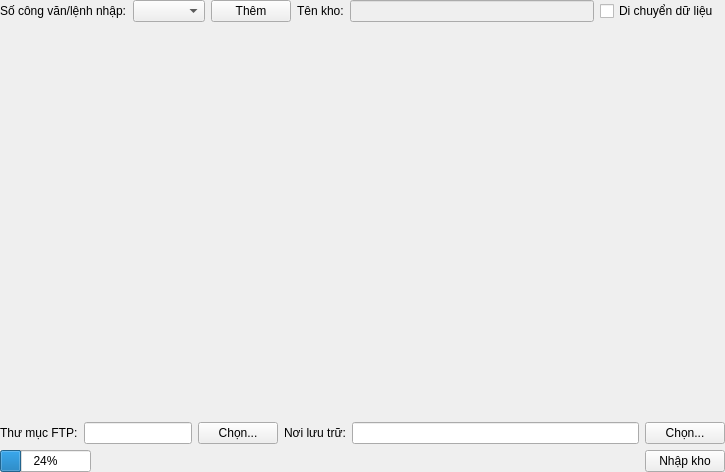
<?xml version="1.0" encoding="UTF-8"?>
<ui version="4.0">
 <class>NhapKhoWidget</class>
 <widget class="QWidget" name="NhapKhoWidget">
  <property name="geometry">
   <rect>
    <x>0</x>
    <y>0</y>
    <width>725</width>
    <height>472</height>
   </rect>
  </property>
  <property name="windowTitle">
   <string>NhapKhoWidget</string>
  </property>
  <layout class="QGridLayout" name="gridLayout">
   <property name="leftMargin">
    <number>0</number>
   </property>
   <property name="topMargin">
    <number>0</number>
   </property>
   <property name="rightMargin">
    <number>0</number>
   </property>
   <property name="bottomMargin">
    <number>0</number>
   </property>
   <item row="0" column="0">
    <widget class="QLabel" name="congVanLabel">
     <property name="text">
      <string>Số công văn/lệnh nhập:</string>
     </property>
    </widget>
   </item>
   <item row="0" column="5">
    <widget class="QCheckBox" name="moveDataCheckBox">
     <property name="text">
      <string>Di chuyển dữ liệu</string>
     </property>
    </widget>
   </item>
   <item row="0" column="1">
    <widget class="QComboBox" name="congVanComboBox"/>
   </item>
   <item row="0" column="2">
    <widget class="QPushButton" name="themCongVanButton">
     <property name="text">
      <string>Thêm</string>
     </property>
     <property name="icon">
      <iconset resource="../MainWindow.qrc">
       <normaloff>:/icons/add.svg</normaloff>:/icons/add.svg</iconset>
     </property>
    </widget>
   </item>
   <item row="3" column="0" colspan="7">
    <layout class="QHBoxLayout" name="horizontalLayout_2">
     <item>
      <widget class="QLabel" name="dmsDirLabel">
       <property name="text">
        <string>Thư mục FTP:</string>
       </property>
      </widget>
     </item>
     <item>
      <widget class="QLineEdit" name="dmsDirLineEdit">
       <property name="sizePolicy">
        <sizepolicy hsizetype="Preferred" vsizetype="Fixed">
         <horstretch>0</horstretch>
         <verstretch>0</verstretch>
        </sizepolicy>
       </property>
      </widget>
     </item>
     <item>
      <widget class="QPushButton" name="browseDmsDirButton">
       <property name="text">
        <string>Chọn...</string>
       </property>
       <property name="icon">
        <iconset resource="../MainWindow.qrc">
         <normaloff>:/icons/folder.svg</normaloff>:/icons/folder.svg</iconset>
       </property>
      </widget>
     </item>
     <item>
      <widget class="QLabel" name="storeDirLabel">
       <property name="text">
        <string>Nơi lưu trữ:</string>
       </property>
      </widget>
     </item>
     <item>
      <widget class="QLineEdit" name="storeDirLineEdit"/>
     </item>
     <item>
      <widget class="QPushButton" name="browseStoreDirButton">
       <property name="text">
        <string>Chọn...</string>
       </property>
       <property name="icon">
        <iconset resource="../MainWindow.qrc">
         <normaloff>:/icons/folder.svg</normaloff>:/icons/folder.svg</iconset>
       </property>
      </widget>
     </item>
    </layout>
   </item>
   <item row="1" column="0" colspan="7">
    <widget class="PhanLoaiTuLieuWidget" name="phanLoaiTuLieuWidget" native="true">
     <property name="sizePolicy">
      <sizepolicy hsizetype="Expanding" vsizetype="Preferred">
       <horstretch>0</horstretch>
       <verstretch>0</verstretch>
      </sizepolicy>
     </property>
    </widget>
   </item>
   <item row="2" column="0" colspan="7">
    <widget class="ScanningWidget" name="scanningWidget" native="true">
     <property name="sizePolicy">
      <sizepolicy hsizetype="Expanding" vsizetype="Expanding">
       <horstretch>0</horstretch>
       <verstretch>0</verstretch>
      </sizepolicy>
     </property>
    </widget>
   </item>
   <item row="4" column="0" colspan="7">
    <layout class="QHBoxLayout" name="horizontalLayout_3">
     <item>
      <widget class="QProgressBar" name="progressBar">
       <property name="sizePolicy">
        <sizepolicy hsizetype="Preferred" vsizetype="Fixed">
         <horstretch>0</horstretch>
         <verstretch>0</verstretch>
        </sizepolicy>
       </property>
       <property name="value">
        <number>24</number>
       </property>
      </widget>
     </item>
     <item>
      <widget class="QLabel" name="progressPathLabel">
       <property name="sizePolicy">
        <sizepolicy hsizetype="Expanding" vsizetype="Preferred">
         <horstretch>0</horstretch>
         <verstretch>0</verstretch>
        </sizepolicy>
       </property>
       <property name="text">
        <string/>
       </property>
       <property name="scaledContents">
        <bool>true</bool>
       </property>
      </widget>
     </item>
     <item>
      <widget class="QPushButton" name="storeButton">
       <property name="sizePolicy">
        <sizepolicy hsizetype="Fixed" vsizetype="Fixed">
         <horstretch>0</horstretch>
         <verstretch>0</verstretch>
        </sizepolicy>
       </property>
       <property name="text">
        <string>Nhập kho</string>
       </property>
       <property name="icon">
        <iconset resource="../MainWindow.qrc">
         <normaloff>:/icons/vImporter.svg</normaloff>:/icons/vImporter.svg</iconset>
       </property>
      </widget>
     </item>
    </layout>
   </item>
   <item row="0" column="3">
    <widget class="QLabel" name="khoTuLieuLabel">
     <property name="text">
      <string>Tên kho:</string>
     </property>
    </widget>
   </item>
   <item row="0" column="4">
    <widget class="QLineEdit" name="tenKhoLineEdit">
     <property name="enabled">
      <bool>false</bool>
     </property>
    </widget>
   </item>
  </layout>
 </widget>
 <layoutdefault spacing="6" margin="11"/>
 <customwidgets>
  <customwidget>
   <class>PhanLoaiTuLieuWidget</class>
   <extends>QWidget</extends>
   <header>PhanLoaiTuLieuWidget.h</header>
   <container>1</container>
  </customwidget>
  <customwidget>
   <class>ScanningWidget</class>
   <extends>QWidget</extends>
   <header>ScanningWidget.h</header>
   <container>1</container>
  </customwidget>
 </customwidgets>
 <resources>
  <include location="../MainWindow.qrc"/>
 </resources>
 <connections/>
</ui>
